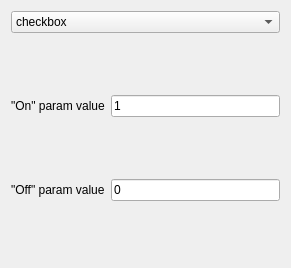
<?xml version="1.0" encoding="UTF-8"?>
<ui version="4.0">
 <class>ParamSettingsEdit</class>
 <widget class="QWidget" name="ParamSettingsEdit">
  <property name="geometry">
   <rect>
    <x>0</x>
    <y>0</y>
    <width>291</width>
    <height>268</height>
   </rect>
  </property>
  <property name="windowTitle">
   <string>Form</string>
  </property>
  <layout class="QVBoxLayout" name="verticalLayout">
   <item>
    <widget class="QComboBox" name="typeSelect">
     <item>
      <property name="text">
       <string>checkbox</string>
      </property>
     </item>
     <item>
      <property name="text">
       <string>text_edit</string>
      </property>
     </item>
     <item>
      <property name="text">
       <string>select</string>
      </property>
     </item>
     <item>
      <property name="text">
       <string>slider</string>
      </property>
     </item>
     <item>
      <property name="text">
       <string>dial</string>
      </property>
     </item>
    </widget>
   </item>
   <item>
    <widget class="QStackedWidget" name="typeSwitch">
     <property name="currentIndex">
      <number>0</number>
     </property>
     <widget class="QWidget" name="checkboxConstraints">
      <layout class="QGridLayout" name="gridLayout">
       <property name="leftMargin">
        <number>0</number>
       </property>
       <property name="topMargin">
        <number>0</number>
       </property>
       <property name="rightMargin">
        <number>0</number>
       </property>
       <property name="bottomMargin">
        <number>0</number>
       </property>
       <item row="0" column="0">
        <widget class="QLabel" name="label">
         <property name="text">
          <string>&quot;On&quot; param value</string>
         </property>
        </widget>
       </item>
       <item row="0" column="1">
        <widget class="QLineEdit" name="checkboxOnValueEdit">
         <property name="text">
          <string>1</string>
         </property>
        </widget>
       </item>
       <item row="1" column="0">
        <widget class="QLabel" name="label_2">
         <property name="text">
          <string>&quot;Off&quot; param value</string>
         </property>
        </widget>
       </item>
       <item row="1" column="1">
        <widget class="QLineEdit" name="checkboxOffValueEdit">
         <property name="text">
          <string>0</string>
         </property>
        </widget>
       </item>
      </layout>
     </widget>
     <widget class="QWidget" name="textEditConstraints"/>
     <widget class="QWidget" name="selectConstraints">
      <layout class="QVBoxLayout" name="verticalLayout_2">
       <property name="leftMargin">
        <number>0</number>
       </property>
       <property name="topMargin">
        <number>0</number>
       </property>
       <property name="rightMargin">
        <number>0</number>
       </property>
       <property name="bottomMargin">
        <number>0</number>
       </property>
       <item>
        <widget class="QWidget" name="widget" native="true">
         <layout class="QHBoxLayout" name="horizontalLayout">
          <property name="leftMargin">
           <number>0</number>
          </property>
          <property name="topMargin">
           <number>0</number>
          </property>
          <property name="rightMargin">
           <number>0</number>
          </property>
          <property name="bottomMargin">
           <number>0</number>
          </property>
          <item>
           <widget class="QPushButton" name="selectAddValueBtn">
            <property name="minimumSize">
             <size>
              <width>31</width>
              <height>26</height>
             </size>
            </property>
            <property name="maximumSize">
             <size>
              <width>31</width>
              <height>26</height>
             </size>
            </property>
            <property name="font">
             <font>
              <weight>75</weight>
              <bold>true</bold>
             </font>
            </property>
            <property name="text">
             <string>+</string>
            </property>
           </widget>
          </item>
          <item>
           <widget class="QPushButton" name="selectDelValueBtn">
            <property name="minimumSize">
             <size>
              <width>31</width>
              <height>26</height>
             </size>
            </property>
            <property name="maximumSize">
             <size>
              <width>31</width>
              <height>26</height>
             </size>
            </property>
            <property name="font">
             <font>
              <weight>75</weight>
              <bold>true</bold>
             </font>
            </property>
            <property name="text">
             <string>-</string>
            </property>
           </widget>
          </item>
          <item>
           <spacer name="horizontalSpacer">
            <property name="orientation">
             <enum>Qt::Horizontal</enum>
            </property>
            <property name="sizeHint" stdset="0">
             <size>
              <width>392</width>
              <height>20</height>
             </size>
            </property>
           </spacer>
          </item>
         </layout>
        </widget>
       </item>
       <item>
        <widget class="QListWidget" name="selectValuesList"/>
       </item>
      </layout>
     </widget>
     <widget class="QWidget" name="sliderConstraints">
      <layout class="QGridLayout" name="gridLayout_2">
       <item row="0" column="0">
        <widget class="QLabel" name="label_3">
         <property name="text">
          <string>slider min value</string>
         </property>
        </widget>
       </item>
       <item row="0" column="1">
        <widget class="QSpinBox" name="sliderMinValueEdit">
         <property name="minimum">
          <number>-999999999</number>
         </property>
         <property name="maximum">
          <number>999999999</number>
         </property>
        </widget>
       </item>
       <item row="1" column="0">
        <widget class="QLabel" name="label_4">
         <property name="text">
          <string>slider max value</string>
         </property>
        </widget>
       </item>
       <item row="1" column="1">
        <widget class="QSpinBox" name="sliderMaxValueEdit">
         <property name="minimum">
          <number>-999999999</number>
         </property>
         <property name="maximum">
          <number>999999999</number>
         </property>
         <property name="value">
          <number>1023</number>
         </property>
        </widget>
       </item>
       <item row="2" column="0">
        <widget class="QLabel" name="label_5">
         <property name="text">
          <string>slider single step</string>
         </property>
        </widget>
       </item>
       <item row="2" column="1">
        <widget class="QSpinBox" name="sliderStepEdit">
         <property name="minimum">
          <number>1</number>
         </property>
         <property name="maximum">
          <number>65535</number>
         </property>
        </widget>
       </item>
      </layout>
     </widget>
     <widget class="QWidget" name="dialConstraints">
      <layout class="QGridLayout" name="gridLayout_3">
       <item row="0" column="0">
        <widget class="QLabel" name="label_8">
         <property name="text">
          <string>dial min value</string>
         </property>
        </widget>
       </item>
       <item row="0" column="1">
        <widget class="QSpinBox" name="dialMinValueEdit">
         <property name="minimum">
          <number>-999999999</number>
         </property>
         <property name="value">
          <number>0</number>
         </property>
        </widget>
       </item>
       <item row="1" column="0">
        <widget class="QLabel" name="label_6">
         <property name="text">
          <string>dial max value</string>
         </property>
        </widget>
       </item>
       <item row="1" column="1">
        <widget class="QSpinBox" name="dialMaxValueEdit">
         <property name="minimum">
          <number>-999999999</number>
         </property>
         <property name="maximum">
          <number>999999999</number>
         </property>
         <property name="value">
          <number>1023</number>
         </property>
        </widget>
       </item>
       <item row="2" column="0">
        <widget class="QLabel" name="label_7">
         <property name="text">
          <string>dial single step</string>
         </property>
        </widget>
       </item>
       <item row="2" column="1">
        <widget class="QSpinBox" name="dialStepEdit">
         <property name="minimum">
          <number>1</number>
         </property>
         <property name="maximum">
          <number>999999999</number>
         </property>
        </widget>
       </item>
      </layout>
     </widget>
    </widget>
   </item>
  </layout>
 </widget>
 <resources/>
 <connections/>
</ui>
